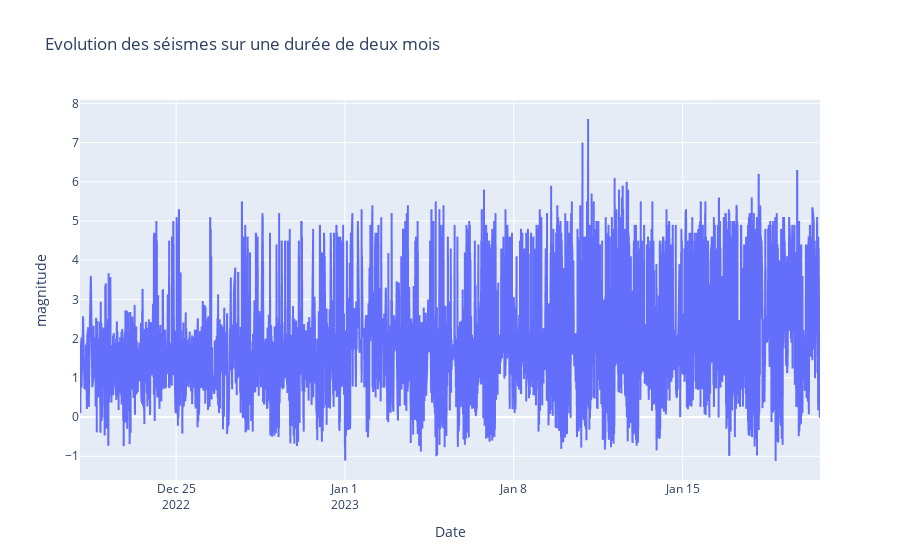

This figure's notebook cell:
### Markdown cell above
##### Y a t-il un changement au fil des années sur les taux de séismes ?

### Code cell
fig = px.line(df, x=df['convertedDate'], y=df['magnitude'],hover_data=['tsunami']
,title="Evolution des séismes sur une durée de deux mois ")
fig.update_layout(
    xaxis_title="Date"
)
fig.show()

### Figure 1 — Plotly figure (JSON) as saved in the notebook; plotly's stock layout.template omitted (floating-point values rounded to 4 significant figures; data arrays with more than 128 entries replaced by an {"elided": "..."} marker saying what was removed)
{"data": [{"customdata": {"elided": "9056x1 int values"}, "hovertemplate": "convertedDate=%{x}<br>magnitude=%{y}<br>tsunami=%{customdata[0]}<extra></extra>", "legendgroup": "", "line": {"color": "#636efa", "dash": "solid"}, "marker": {"symbol": "circle"}, "mode": "lines", "name": "", "showlegend": false, "type": "scattergl", "x": {"elided": "9056 str values"}, "xaxis": "x", "y": {"elided": "9056 float values"}, "yaxis": "y"}], "layout": {"legend": {"tracegroupgap": 0}, "title": {"text": "Evolution des séismes sur une durée de deux mois "}, "xaxis": {"anchor": "y", "domain": [0, 1], "title": {"text": "Date"}}, "yaxis": {"anchor": "x", "domain": [0, 1], "title": {"text": "magnitude"}}}}
